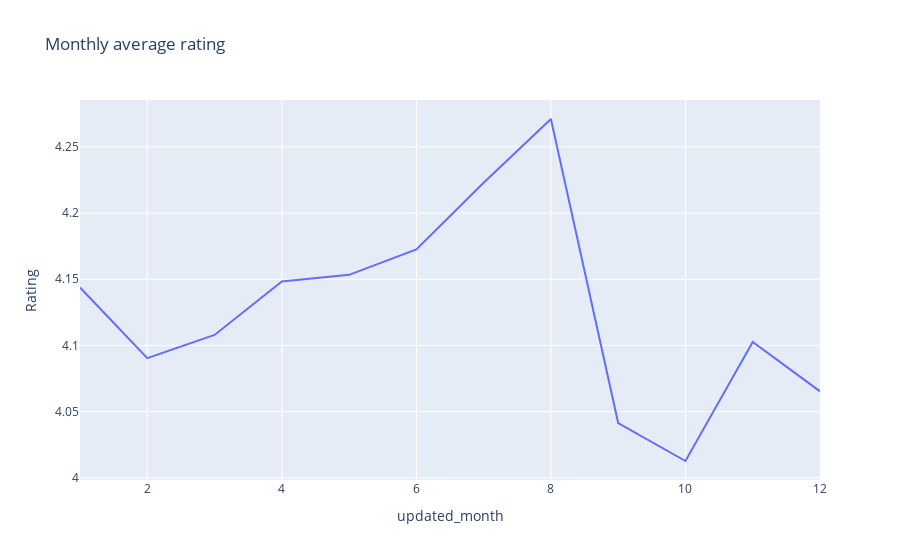

The notebook cell this image was saved under:
### Code cell
fig = px.line(res1, x="updated_month",y="Rating",title="Monthly average rating")
fig.show()

### Figure 1 — Plotly figure (JSON) as saved in the notebook; plotly's stock layout.template omitted (floating-point values rounded to 4 significant figures)
{"data": [{"hovertemplate": "updated_month=%{x}<br>Rating=%{y}<extra></extra>", "legendgroup": "", "line": {"color": "#636efa", "dash": "solid"}, "marker": {"symbol": "circle"}, "mode": "lines", "name": "", "orientation": "v", "showlegend": false, "type": "scatter", "x": [1, 2, 3, 4, 5, 6, 7, 8, 9, 10, 11, 12], "xaxis": "x", "y": [4.144, 4.09, 4.108, 4.148, 4.153, 4.173, 4.223, 4.271, 4.041, 4.013, 4.103, 4.065], "yaxis": "y"}], "layout": {"legend": {"tracegroupgap": 0}, "title": {"text": "Monthly average rating"}, "xaxis": {"anchor": "y", "domain": [0, 1], "title": {"text": "updated_month"}}, "yaxis": {"anchor": "x", "domain": [0, 1], "title": {"text": "Rating"}}}}
